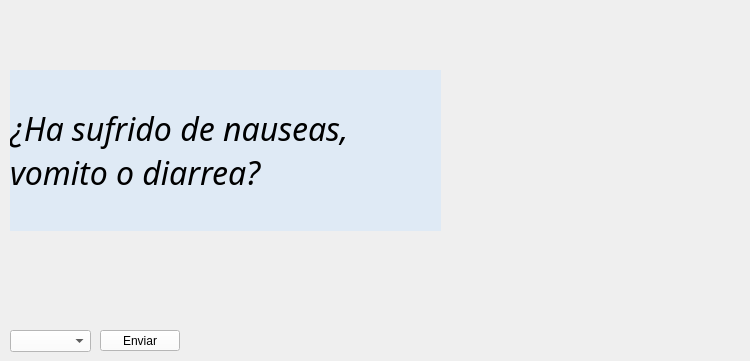
        <widget class="QWidget" name="q3">
         <widget class="QLabel" name="imagen_4">
          <property name="geometry">
           <rect>
            <x>440</x>
            <y>10</y>
            <width>301</width>
            <height>281</height>
           </rect>
          </property>
          <property name="text">
           <string/>
          </property>
          <property name="pixmap">
           <pixmap resource="Imagenes.qrc">:/imgs/nauseas.png</pixmap>
          </property>
          <property name="scaledContents">
           <bool>true</bool>
          </property>
         </widget>
         <widget class="QLabel" name="pregunta_4">
          <property name="geometry">
           <rect>
            <x>10</x>
            <y>70</y>
            <width>431</width>
            <height>161</height>
           </rect>
          </property>
          <property name="font">
           <font>
            <family>Corbel</family>
            <pointsize>24</pointsize>
            <weight>9</weight>
            <italic>true</italic>
            <bold>false</bold>
           </font>
          </property>
          <property name="styleSheet">
           <string notr="true">
color: rgb(0, 0, 0);
font: 75 italic 24pt &quot;Corbel&quot;;
background-color: rgba(199, 227, 255, 100);</string>
          </property>
          <property name="text">
           <string>¿Ha sufrido de nauseas, vomito o diarrea?</string>
          </property>
          <property name="wordWrap">
           <bool>true</bool>
          </property>
         </widget>
         <widget class="QPushButton" name="enviarQ3">
          <property name="geometry">
           <rect>
            <x>100</x>
            <y>330</y>
            <width>80</width>
            <height>21</height>
           </rect>
          </property>
          <property name="styleSheet">
           <string notr="true">color: rgb(0, 0, 0);
background-color: rgb(255, 255, 255);</string>
          </property>
          <property name="text">
           <string>Enviar</string>
          </property>
         </widget>
         <widget class="QComboBox" name="respuestaQ3">
          <property name="geometry">
           <rect>
            <x>10</x>
            <y>330</y>
            <width>81</width>
            <height>22</height>
           </rect>
          </property>
          <property name="styleSheet">
           <string notr="true">color: rgb(0, 0, 0);
background-color: rgb(255, 255, 255);</string>
          </property>
          <item>
           <property name="text">
            <string/>
           </property>
          </item>
          <item>
           <property name="text">
            <string>SI</string>
           </property>
          </item>
          <item>
           <property name="text">
            <string>NO</string>
           </property>
          </item>
         </widget>
        </widget>
